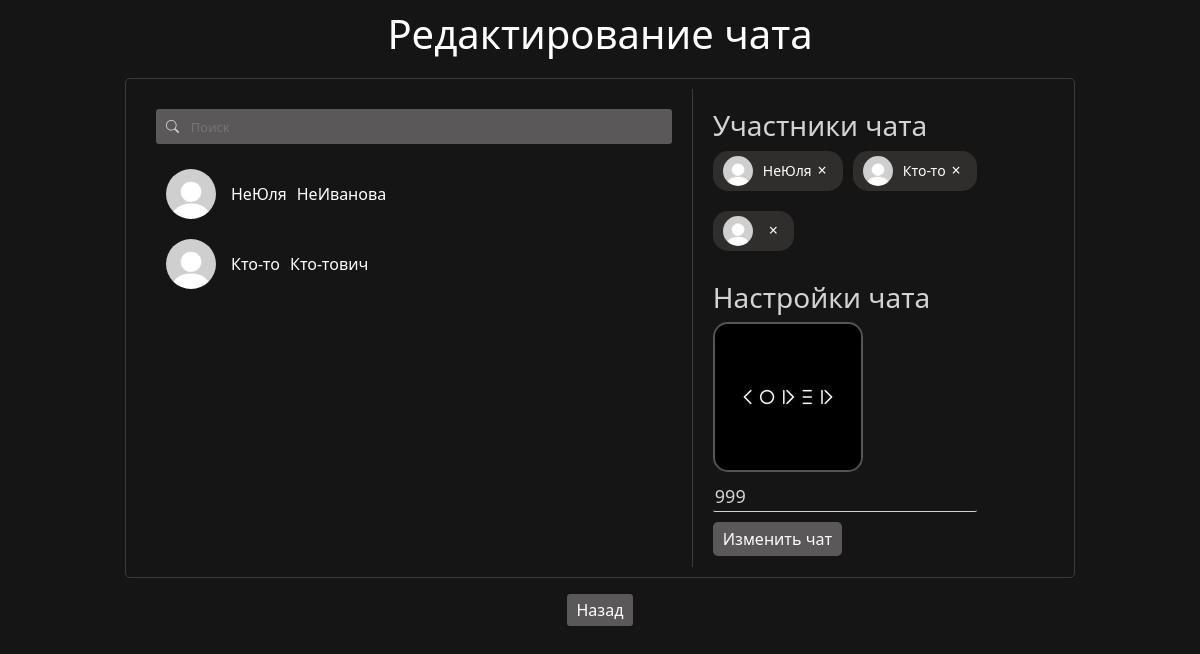
The page /edit_private_chat/4 (signed in) on the database as committed earlier.
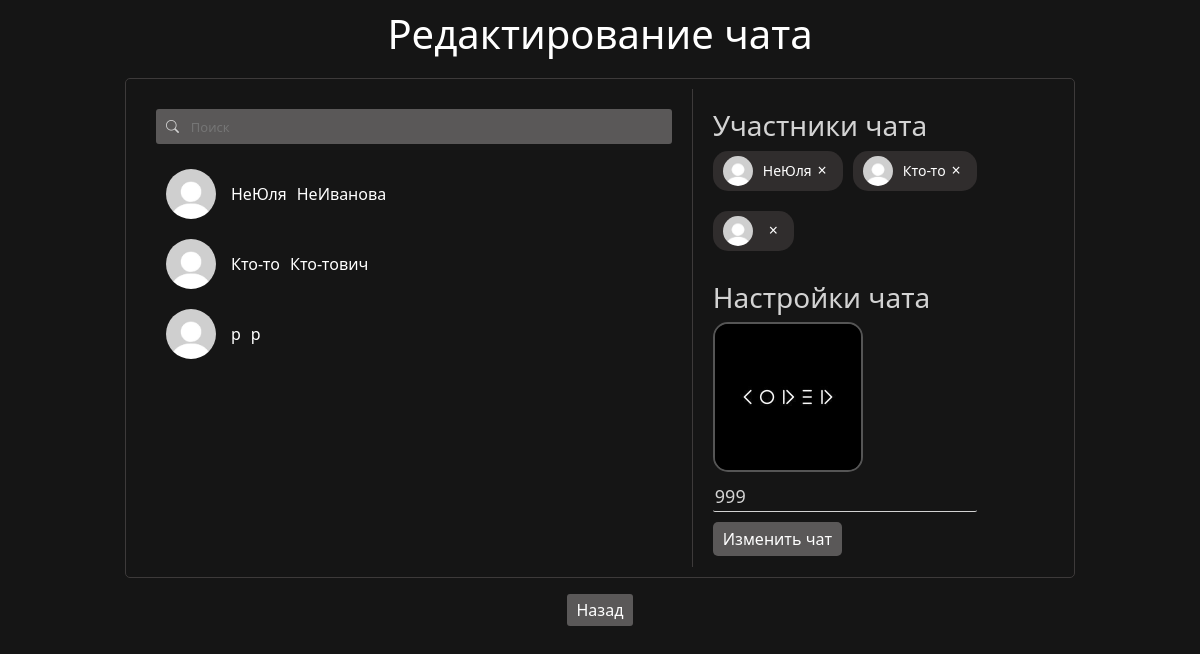
The same page on the database as committed later.
### data/users.py (models this page shows, shortened)
class User(SqlAlchemyBase, UserMixin, SerializerMixin):
    __tablename__ = "users"
    id = sqlalchemy.Column(sqlalchemy.Integer, primary_key=True, autoincrement=True)
    surname = sqlalchemy.Column(sqlalchemy.String)
    name = sqlalchemy.Column(sqlalchemy.String)
    age = sqlalchemy.Column(sqlalchemy.Integer)
    city = sqlalchemy.Column(sqlalchemy.String)
    email = sqlalchemy.Column(sqlalchemy.String, unique=True)
    hashed_password = sqlalchemy.Column(sqlalchemy.String)
    post_ids = sqlalchemy.Column(sqlalchemy.String)
    comment_ids = sqlalchemy.Column(sqlalchemy.String)
    post_like_ids = sqlalchemy.Column(sqlalchemy.String)
    post_like_guide_category_ids = sqlalchemy.Column(sqlalchemy.String)
    post_like_ideas_category_ids = sqlalchemy.Column(sqlalchemy.String)
    post_like_mems_category_ids = sqlalchemy.Column(sqlalchemy.String)
    post_like_common_category_ids = sqlalchemy.Column(sqlalchemy.String)
    friends_ids = sqlalchemy.Column(sqlalchemy.String)
    friends_requests = sqlalchemy.Column(sqlalchemy.String)
    own_requests = sqlalchemy.Column(sqlalchemy.String)
    chats_ids = sqlalchemy.Column(sqlalchemy.String)
    img_profile = sqlalchemy.Column(sqlalchemy.String)
    img_avatar = sqlalchemy.Column(sqlalchemy.String)
    sex = sqlalchemy.Column(sqlalchemy.String)
    blocked_users = sqlalchemy.Column(sqlalchemy.String)
    private_chat_ids = sqlalchemy.Column(sqlalchemy.String)
    modified_date = sqlalchemy.Column(sqlalchemy.DateTime, default=datetime.datetime.now)
    comments = orm.relationship("Comments", back_populates='user')
    posts = orm.relationship("Posts", back_populates='user')

### data/private_chats.py (models this page shows)
class PrivateChat(SqlAlchemyBase, SerializerMixin):
    __tablename__ = "private_chats"
    id = sqlalchemy.Column(sqlalchemy.Integer, primary_key=True, autoincrement=True)
    messeges = sqlalchemy.Column(sqlalchemy.String)
    members = sqlalchemy.Column(sqlalchemy.String)
    chat_name = sqlalchemy.Column(sqlalchemy.String)
    chat_avatar = sqlalchemy.Column(sqlalchemy.String)
    comments = sqlalchemy.Column(sqlalchemy.String)
    modified_date = sqlalchemy.Column(sqlalchemy.DateTime, default=datetime.datetime.now)

### server.py (the view)
@app.route("/edit_private_chat/<chat_id>", methods=["GET", "POST"])
def edit_chat(chat_id):
    if not current_user.is_authenticated:
        return redirect("/")
    form = SerchUserForm()
    if form.validate_on_submit() and form.serch_user_id.data:
        return redirect(f"/id/{form.serch_user_id.data}")
    db_sess = db_session.create_session()
    private_chat = db_sess.query(PrivateChat).filter(PrivateChat.id == chat_id).first()
    if not private_chat:
        return f.abort(404)
    members = private_chat.members.split(",")
    if str(current_user.id) not in members:
        return f.abort(404)
    friends = []
    print(current_user.friends_ids)
    if current_user.friends_ids:
        for i in str(current_user.friends_ids).split(","):
            friends.append(db_sess.query(User).filter(User.id == int(i)).first())
    chat = db_sess.query(PrivateChat).filter(PrivateChat.id == int(chat_id)).first()
    members_id = str(chat.members).split(",")
    members = []
    for i in members_id:
        if int(i) == current_user.id:
            continue
        members.append(db_sess.query(User).filter(User.id == int(i)).first())
    chat_avatar = rf"..\static\img\chat.png"
    if private_chat.chat_avatar:
        chat_avatar = private_chat.chat_avatar
    html = f.render_template(r"create_chat.html",
                            friends = friends,
                            members = members,
                            chat_avatar = chat_avatar,
                            chat_name = chat.chat_name
                            )
    return html

### forms/serch_user.py
class SerchUserForm(FlaskForm):
    serch_user_id = StringField()

### data/db_session.py (called while the page is built)
def create_session() -> Session:
    global __factory
    return __factory()

### server.py (called while the page is built)
@login_manager.user_loader
def load_user(user_id):
    db_sess = db_session.create_session()
    return db_sess.query(User).get(user_id)

### templates/create_chat.html (shortened to what this page needs)
<!DOCTYPE html>
<html lang="en">
    <head>
        <link rel="stylesheet"
        href="https://cdn.jsdelivr.net/npm/bootstrap@5.0.0-beta1/dist/css/bootstrap.min.css"
>
            <link href="https://cdn.jsdelivr.net/npm/bootstrap@5.3.2/dist/css/bootstrap.min.css" rel="stylesheet">
        <link rel="stylesheet" href="https://cdn.jsdelivr.net/npm/bootstrap-icons@1.8.1/font/bootstrap-icons.css">
        <link rel="stylesheet" type="text/css" href="../static/css/style.css" />
    </head>
<body>
    <h1 style="text-align: center; color: white; margin-bottom: 20px; margin-top: 10px;">{% if members %}Редактирование чата{% else %}Создание чата{% endif %}</h1>
    <div class="create-chat-container">
        <div class="friends-list">
            <form style="position: static; top: 0; margin-bottom: 15px; width: 100%; display: flex; flex-direction: row;" class="serch-form" method="post" id="friend-form">
                <i style="margin-left: 0;" class="bi bi-search serch-img"></i><input class="serch friends-serch" type="text" placeholder="Поиск">
            </form>
            {% for i in friends %}
                <div class="friend-item" data-friend-id="{{i.id}}">
                    <div class="avatar-and-name-friend">
                        <div class="friend-avatar-box-create-chat">
                            <a href="/id/{{i.id}}"><img class="friend-avatar-create-chat" {% if i.img_avatar %} src="{{i.img_avatar}}" {% else %} src="../static/img/avatar.jpg" {% endif %} alt=""></a>
                        </div>
                        <p style="margin-right: 10px;" class="name-friend-create-chat">{{i.name}}</p>
                        <p class="name-friend-create-chat">{{i.surname}}</p>
                    </div>
                </div>
            {% endfor %}
        </div>
        <div class="chat-creation-panel">
            <div class="selected-friends">
                <h3 style="text-align: left;">Участники чата</h3>
                <div class="selected-friends-list">
                    {% if members %}
                    {% for i in members %}
                    <div class="selected-friend" data-friend-id="{{i.id}}">
                        <img {% if i.img_avatar %} src="{{i.img_avatar}}" {% else %} src="../static/img/avatar.jpg" {% endif %} alt="Аватар">
                        <span>{{i.name}}</span>
                        <button onclick="document.querySelector('.selected-friends-list').removeChild(this.closest('.selected-friend'))" class="remove-friend">&times;</button>
                    </div>
                    {% endfor %}
                    {% endif %}
                </div>
            </div>
            <div style="text-align: left;" class="chat-details">
                <h3 style="text-align: left;">Настройки чата</h3>
                <div class="chat-avatar-upload">
                    <label for="chat-avatar">
                        <img id="chat-avatar-preview" {% if chat_avatar %} src="{{chat_avatar}}" {% else %} src="../static/img/chat.png" {% endif %} alt="Аватар чата">
                    </label>
                </div>
                <input style="margin-top: 10px; text-align: left;" type="text" class="chat-name" placeholder="Название чата" {% if chat_name %} value="{{chat_name}}" {% endif %}>
                <br>
                <button style="text-align: left;" class="create-chat-button">{% if members %}Изменить чат{% else %}Создать чат{% endif %}</button>
            </div>
        </div>
    </div>
    <div style="width: 100%; text-align: center; margin-top: 20px;"><a class="back-create-chat" href="/chats">Назад</a></div>
</body>
</html>

### static/css/style.css (style rules this page uses)
body { background-color: #151515; }
.serch-form { display: inline-block; }
.serch { box-sizing: border-box; border: none; background-color: #5a5858; color: lightgray; outline: 0; border-radius: 0px 3px 3px 0px; height: 35px; font-size: 13px; }
.serch-img { position: relative; display: inline-block; background-color: #5a5858; color: lightgray; border-radius: 3px 0px 0px 3px; height: 35px; width: 35px; text-align: center; line-height: 35px; font-size: 13px; margin-left: 20px; }
.friends-serch { width: 100%; }
.avatar-and-name-friend { display: flex; flex-direction: row; align-items: center; }
.create-chat-container { display: flex; width: 100%; min-width: 943.3px; max-width: 950px; max-height: 500px; margin: 0 auto; border: 1px solid #3d3a3a; border-radius: 5px; padding: 10px; }
.friends-list { max-height: 500px; overflow: auto; width: 60%; padding: 20px; border-right: 1px solid #3d3a3a; overflow-y: auto; }
.friend-item { display: flex; align-items: center; padding: 10px; cursor: pointer; transition: background-color 0.3s; }
.friend-avatar-box-create-chat { width: 50px; height: 50px; border-radius: 50%; overflow: hidden; margin-right: 15px; }
.friend-avatar-create-chat { width: 100%; height: 100%; object-fit: cover; }
.name-friend-create-chat { color: white; font-size: 16px; margin: 0; }
.chat-creation-panel { overflow: auto; width: 40%; padding: 20px; }
.selected-friends-list { display: flex; flex-wrap: wrap; gap: 10px; margin-bottom: 20px; }
.selected-friend { display: flex; align-items: center; background-color: #302d2d; padding: 5px 10px; border-radius: 15px; position: relative; }
.selected-friend img { width: 30px; height: 30px; border-radius: 50%; margin-right: 10px; }
.selected-friend span { color: white; font-size: 14px; }
.chat-avatar-upload { position: relative; width: 150px; height: 1 }
.selected-friend { display: flex; align-items: center; background-color: #302d2d; padding: 5px 10px; border-radius: 15px; position: relative; margin-bottom: 10px; }
.remove-friend { position: relative; top: 40%; transform: translateY(-50%); background: none; border: none; color: white; font-size: 16px; cursor: pointer; }
.chat-avatar-upload { position: relative; overflow: hidden; width: 150px; height: 150px; border: 2px solid #555; border-radius: 15px; display: flex; justify-content: center; align-items: center; cursor: pointer; }
.selected-friends h3, .chat-details h3 { color: lightgray; }
.chat-name { margin-top: 10px; outline: none; border: none; color: lightgray; border-bottom: lightgray 1px solid; border-radius: 2px; background-color: transparent; }
.create-chat-button { border: none; margin-top: 10px; border-radius: 5px; padding: 5px 10px; color: white; background-color: #5a5858; }
.back-create-chat { color: white; text-decoration: none; background-color: #5a5858; border-radius: 3px; padding: 5px 10px; }
.chat-details { text-align: center; margin-bottom: 20px; }
.chat-name { font-size: 18px; margin: 0; }

Rows that differ between the two databases and show on the page:
added User: name "р", surname "р", shown under "Редактирование чата"
